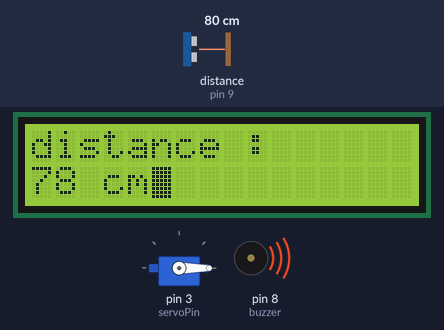
Simulated run of this sketch. Board: Arduino Uno, built with avr-gcc and run on an emulated ATmega328P. Parts: 16×2 character LCD, servo, buzzer (waves = sounding). Wiring (inferred from the names in the program): ultrasonic range finder: trigger pin 10; echo pin 9. The test bench sets the inputs (shaded band); at power-on: distance to the obstacle (sensor on pin 9) 80 cm. The echo pulse lasts 58.3 µs per cm; what the sketch prints to the serial monitor is not drawn.

Above: at 1.2 s.
1.3 s: distance to the obstacle (sensor on pin 9) set to 120 cm
At 2.5 s:
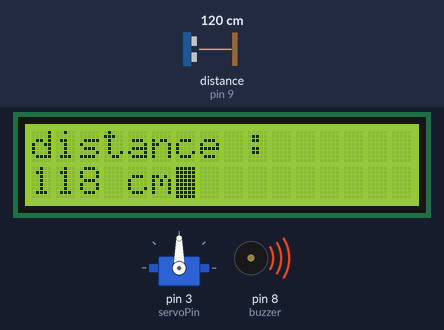
3.6 s: distance to the obstacle (sensor on pin 9) set to 35 cm
At 4.4 s:
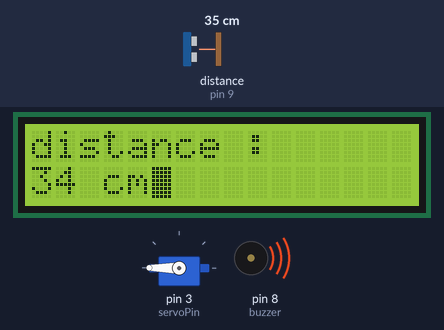
7.7 s: distance to the obstacle (sensor on pin 9) set to 250 cm
At 9.1 s:
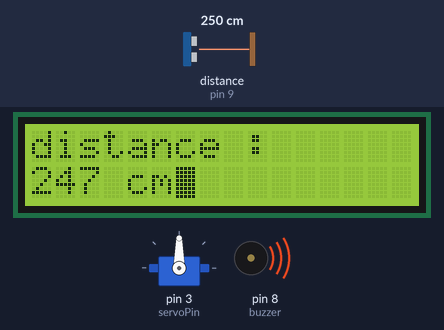
11.8 s: distance to the obstacle (sensor on pin 9) set to 60 cm
At 12.6 s:
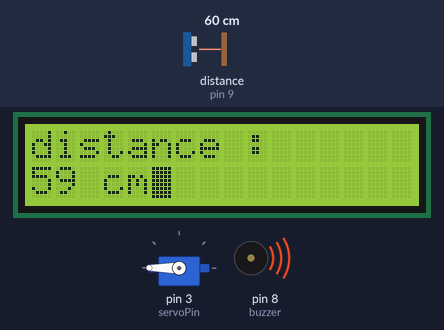
15.9 s: distance to the obstacle (sensor on pin 9) set to 103 cm
At 16.3 s:
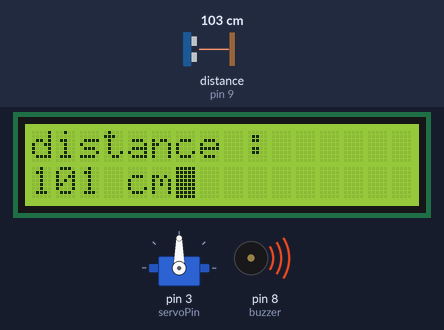
20.0 s: distance to the obstacle (sensor on pin 9) set to 299 cm
At 20.4 s:
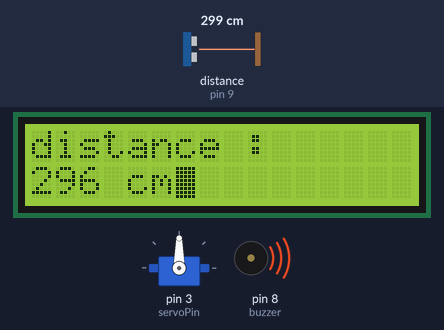
Timing chart, 0 to 23.0 s (numbered marks = the images above; inputs shaded):
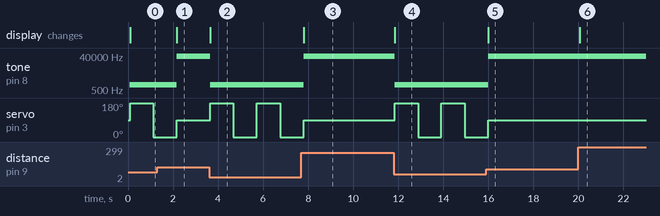

The sketch:

Warning_against_intruders.ino
```cpp
// ARDUINO CCODE - GROUP #1

// library
#include <LiquidCrystal_I2C.h>
#include <Servo.h>

// Create a servo object
Servo servo;
// Create LCD
LiquidCrystal_I2C lcd_1(0x27,16,2);  // set the LCD address to 0x27 for a 16 chars and 2 line display
//create veriables:
//For Buzzer:
int buzzer = 8;
// For Servo:
int servoPin = 3;
int angle = 0;
bool Direction = true;
// For LED:
bool Is_LED_OFF = true;
int ledRed = 2;
//For UltraSonic:
int trigPin = 10;
int echoPin = 9;
//For Distance:
long duration, distance;

void setup()
{
  lcd_1.init(); // initialize the lcd
  // Print a message to the LCD.
  lcd_1.backlight();
  // Blinking block cursor
  lcd_1.blink_on();

  //define:
  pinMode(trigPin,OUTPUT);
  pinMode(echoPin,INPUT);
  pinMode(buzzer, OUTPUT);
  servo.attach(servoPin);
  Serial.begin(9600);
}

void loop()
{
  UltraSonic();
  Distance_Calculation();
  lcd();
  if(distance < 100){
    Scare_Bird();
  }
  else{
    hazara_lashigra(); // return to normal
  }
}


void UltraSonic(){
    // Clears the trigPin condition
  digitalWrite(trigPin, LOW);
  delayMicroseconds(2);
  // Sets the trigPin HIGH (ACTIVE) for 10 microseconds
  digitalWrite(trigPin, HIGH);
  delayMicroseconds(10);
  digitalWrite(trigPin, LOW);
}

void Distance_Calculation(){
  // Reads the echoPin, returns the sound wave travel time in microseconds
  duration = pulseIn(echoPin, HIGH);
  // Calculating the distance
  distance = duration * 0.034 / 2; // Speed of sound wave divided by 2 (go and back)
}

void lcd(){
    // Displays the distance on the Serial Monitor
  Serial.print("Distance: ");
  Serial.print(distance);
  Serial.println(" cm");

   String disp = String(distance);

   lcd_1.clear();
   lcd_1.print("distance :"); // first line
   lcd_1.setCursor(0, 1); // second line
   lcd_1.print(disp);
   lcd_1.print(" cm");
}

void Scare_Bird(){
  blink(ledRed);
  buzz(buzzer);
  Serv();
  delay(1000);
}

void hazara_lashigra(){
   tone(buzzer, 40000);     // Stop sound
   servo.write(90);    // Servo back to place
   digitalWrite(ledRed, LOW); // turn the LED off
}

void blink(int led)
{
  if (Is_LED_OFF){
    digitalWrite(led, HIGH); // set the led on
    Is_LED_OFF = false;
  }else{
    digitalWrite(led, LOW); // turn the LED off
    Is_LED_OFF = true;
  }
}

void buzz(int some_Buzzer){
  tone(some_Buzzer, 1000); // Send 1KHz sound signal
}

void Serv(){ //Move Servo around
  if (Direction){
   angle +=180;
  }else{
   angle -=180;
  }
  servo.write(angle);
  delay(15);
  if(angle == 180)Direction = false;
  if(angle == 0)Direction = true;
}
```

Measured:
- after the input at 1.3 s, tone on pin 8 (buzzer): 1000 Hz → 40000 Hz after 0.87 s; the display: changes after 0.87 s (image 1)
- after the input at 3.6 s, tone on pin 8 (buzzer): 40000 Hz → 1000 Hz at once; servo on pin 3 (servoPin): alternates 180° for 1.0 s and 0° for 1.0 s, starting at once; the display: changes after 0.06 s (image 2)
- after the input at 7.7 s, tone on pin 8 (buzzer): 1000 Hz → 40000 Hz after 0.10 s; the display: changes after 0.10 s (image 3)
- after the input at 11.8 s, tone on pin 8 (buzzer): 40000 Hz → 1000 Hz at once; servo on pin 3 (servoPin): alternates 180° for 1.0 s and 0° for 1.0 s, starting at once; the display: changes after 0.05 s (image 4)
- after the input at 15.9 s, tone on pin 8 (buzzer): 1000 Hz → 40000 Hz after 0.09 s; the display: changes after 0.09 s (image 5)
- after the input at 20.0 s, the display: changes after 0.05 s (image 6)
